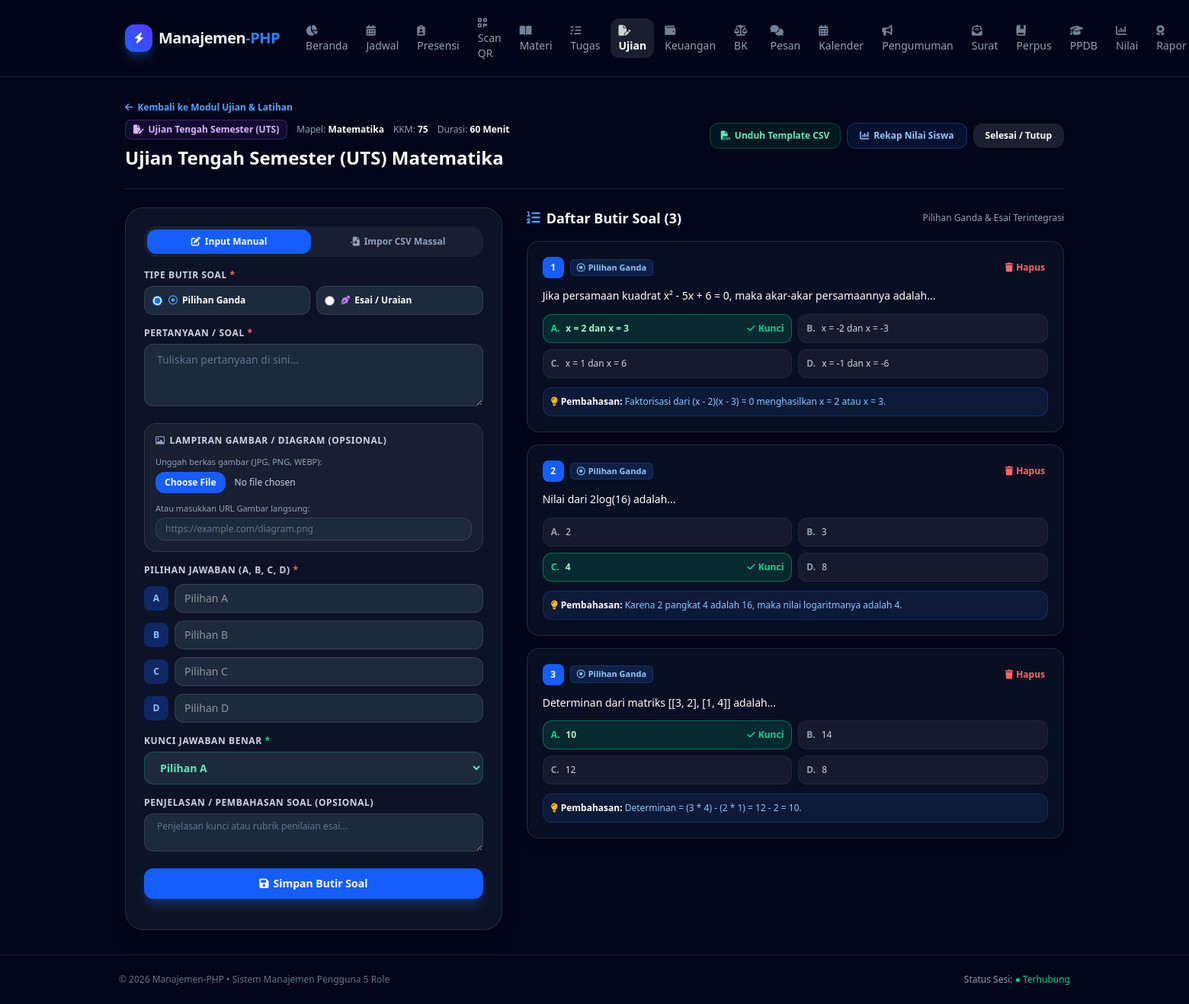
The app's page /dashboard/Modul-ujian/exam_questions.php?id=1 (signed in) with its own data.
### tables this page shows
CREATE TABLE IF NOT EXISTS `exams` (
    `id` INT AUTO_INCREMENT PRIMARY KEY,
    `title` VARCHAR(200) NOT NULL,
    `subject` VARCHAR(100) NOT NULL,
    `category` ENUM('uts', 'ukk', 'ujian_harian', 'latihan_harian', 'latihan_mingguan', 'latihan_bulanan') NOT NULL,
    `type` ENUM('ujian', 'latihan') NOT NULL DEFAULT 'ujian',
    `description` TEXT DEFAULT NULL,
    `duration_minutes` INT DEFAULT 0,
    `passing_grade` INT DEFAULT 75,
    `token` VARCHAR(20) DEFAULT NULL,
    `randomize_questions` TINYINT(1) DEFAULT 0,
    `hide_answers_until_due` TINYINT(1) DEFAULT 0,
    `start_time` DATETIME DEFAULT NULL,
    `due_date` DATETIME NOT NULL,
    `teacher_id` INT NOT NULL,
    `status` ENUM('aktif', 'selesai', 'draft') NOT NULL DEFAULT 'aktif',
    `created_at` TIMESTAMP DEFAULT CURRENT_TIMESTAMP,
    CONSTRAINT `fk_exams_teacher` FOREIGN KEY (`teacher_id`) REFERENCES `users` (`id`) ON DELETE CASCADE
);

CREATE TABLE IF NOT EXISTS `exam_questions` (
    `id` INT AUTO_INCREMENT PRIMARY KEY,
    `exam_id` INT NOT NULL,
    `question_type` ENUM('multiple_choice', 'essay') DEFAULT 'multiple_choice',
    `max_score` DECIMAL(5,2) DEFAULT 10.00,
    `question_text` TEXT NOT NULL,
    `image_url` VARCHAR(255) DEFAULT NULL,
    `option_a` TEXT DEFAULT NULL,
    `option_b` TEXT DEFAULT NULL,
    `option_c` TEXT DEFAULT NULL,
    `option_d` TEXT DEFAULT NULL,
    `correct_answer` VARCHAR(10) DEFAULT NULL,
    `explanation` TEXT DEFAULT NULL,
    CONSTRAINT `fk_questions_exam` FOREIGN KEY (`exam_id`) REFERENCES `exams` (`id`) ON DELETE CASCADE
);

### dashboard/Modul-ujian/exam_questions.php (the view, shortened to what the rows shown need)
<?php
require_once __DIR__ . "/../../config/database.php";
$exam_id = (int) ($_GET['id'] ?? 0);
$exam_sql = "
    SELECT e.*, u.name as teacher_name
    FROM exams e
    JOIN users u ON e.teacher_id = u.id
    WHERE e.id = ?";
$exam_params = [$exam_id];
$stmt_e = $pdo->prepare($exam_sql);
$stmt_e->execute($exam_params);
$exam = $stmt_e->fetch();
$stmt_q = $pdo->prepare("SELECT * FROM exam_questions WHERE exam_id = ? ORDER BY id ASC");
$stmt_q->execute([$exam_id]);
$questions = $stmt_q->fetchAll();
require_once __DIR__ . "/../includes/header.php";
$cat_info = EXAM_CATEGORIES[$exam['category']] ?? ['label' => $exam['category'], 'badge' => 'border-slate-500 bg-slate-500/10 text-slate-300', 'icon' => '<i class="fa-solid fa-file-pen"></i>'];
?>
<div class="space-y-6">
    <div class="flex flex-col sm:flex-row sm:items-center justify-between gap-4 border-b border-white/10 pb-6">
        <div>
            <div class="flex items-center gap-2 mb-2">
                <a href="exams.php" class="inline-flex items-center gap-1.5 text-xs font-semibold text-blue-400 hover:underline">
                </a>
            </div>
            <div class="flex items-center gap-3">
                <span class="inline-flex items-center gap-1.5 rounded-lg border px-2.5 py-1 text-xs font-bold <?= $cat_info['badge'] ?>">
                    <span><?= $cat_info['icon'] ?></span>
                    <span><?= htmlspecialchars($cat_info['label']) ?></span>
                </span>
                <span class="text-xs text-slate-400">Mapel: <strong class="text-white"><?= htmlspecialchars($exam['subject']) ?></strong></span>
                <span class="text-xs text-slate-400">KKM: <strong class="text-white"><?= $exam['passing_grade'] ?></strong></span>
                <span class="text-xs text-slate-400">Durasi: <strong class="text-white"><?= $exam['duration_minutes'] > 0 ? $exam['duration_minutes'] . ' Menit' : '<i class="fa-solid fa-bolt mr-1 text-amber-400"></i>Fleksibel' ?></strong></span>
            </div>
            <h1 class="text-2xl font-extrabold text-white mt-2">
                <?= htmlspecialchars($exam['title']) ?>
            </h1>
        </div>
    </div>
    <div class="grid grid-cols-1 lg:grid-cols-12 gap-8">
        <div class="lg:col-span-7 space-y-4">
            <div class="flex items-center justify-between">
                <h2 class="text-lg font-bold text-white flex items-center gap-2">
                    <i class="fa-solid fa-list-ol text-blue-400"></i> Daftar Butir Soal (<?= count($questions) ?>)
                </h2>
            </div>
            <?php if (empty($questions)): ?>
                <div class="rounded-3xl border border-white/10 bg-slate-900/40 p-10 text-center">
                    <span class="text-3xl block mb-2 text-slate-600"><i class="fa-solid fa-pen-to-square"></i></span>
                    <h3 class="text-base font-bold text-white">Belum Ada Soal</h3>
                    <p class="text-xs text-slate-400 mt-1">Gunakan formulir di sebelah kiri untuk mulai memasukkan soal pilihan ganda atau esai.</p>
                </div>
            <?php else: ?>
                <div class="space-y-4">
                    <?php foreach ($questions as $index => $q): ?>
                        <?php $is_essay = ($q['question_type'] === 'essay'); ?>
                        <div class="rounded-2xl border border-white/10 bg-slate-900/60 p-5 shadow-lg relative group">
                            <div class="flex items-start justify-between gap-4 mb-3">
                                <div class="flex items-center gap-2">
                                    <span class="flex h-7 w-7 items-center justify-center rounded-lg <?= $is_essay ? 'bg-purple-600' : 'bg-blue-600' ?> text-white text-xs font-extrabold">
                                        <?= $index + 1 ?>
                                    </span>
                                    <?php if ($is_essay): ?>
                                        <span class="text-[11px] font-bold text-purple-300 bg-purple-500/20 border border-purple-500/30 px-2 py-0.5 rounded-md">
                                            <i class="fa-solid fa-pen-nib mr-1"></i>Soal Esai (Maks: <?= number_format($q['max_score'], 0) ?> Poin)
                                        </span>
                                    <?php else: ?>
                                        <span class="text-[11px] font-semibold text-blue-300 bg-blue-500/15 border border-blue-500/20 px-2 py-0.5 rounded-md">
                                            <i class="fa-regular fa-circle-dot mr-1"></i>Pilihan Ganda
                                        </span>
                                    <?php endif; ?>
                                </div>
                                <form method="POST" action="exam_questions.php?id=<?= $exam['id'] ?>" class="inline" onsubmit="return confirm('Hapus nomor soal ini?');">
                                    <button type="submit"
                                       class="inline-flex items-center gap-1 text-xs text-red-400 hover:text-red-300 font-semibold p-1 hover:bg-red-500/10 rounded-lg transition cursor-pointer"
                                       title="Hapus Soal">
                                        <i class="fa-solid fa-trash"></i> Hapus
                                    </button>
                                </form>
                            </div>
                            <p class="text-sm font-medium text-white mb-3 leading-relaxed">
                                <?= nl2br(htmlspecialchars($q['question_text'])) ?>
                            </p>
                            <?php if (!$is_essay): ?>
                                <div class="grid grid-cols-1 sm:grid-cols-2 gap-2 text-xs">
                                    <div class="rounded-xl border p-2.5 flex items-center gap-2 <?= $q['correct_answer'] === 'A' ? 'border-emerald-500/50 bg-emerald-500/15 text-emerald-200 font-semibold' : 'border-white/5 bg-white/5 text-slate-300' ?>">
                                        <span class="font-bold <?= $q['correct_answer'] === 'A' ? 'text-emerald-400' : 'text-slate-400' ?>">A.</span>
                                        <span><?= htmlspecialchars($q['option_a'] ?? '') ?></span>
                                        <?php if ($q['correct_answer'] === 'A'): ?><span class="ml-auto text-emerald-400 font-bold"><i class="fa-solid fa-check mr-1"></i>Kunci</span><?php endif; ?>
                                    </div>
                                    <div class="rounded-xl border p-2.5 flex items-center gap-2 <?= $q['correct_answer'] === 'B' ? 'border-emerald-500/50 bg-emerald-500/15 text-emerald-200 font-semibold' : 'border-white/5 bg-white/5 text-slate-300' ?>">
                                        <span class="font-bold <?= $q['correct_answer'] === 'B' ? 'text-emerald-400' : 'text-slate-400' ?>">B.</span>
                                        <span><?= htmlspecialchars($q['option_b'] ?? '') ?></span>
                                    </div>
                                    <div class="rounded-xl border p-2.5 flex items-center gap-2 <?= $q['correct_answer'] === 'C' ? 'border-emerald-500/50 bg-emerald-500/15 text-emerald-200 font-semibold' : 'border-white/5 bg-white/5 text-slate-300' ?>">
                                        <span class="font-bold <?= $q['correct_answer'] === 'C' ? 'text-emerald-400' : 'text-slate-400' ?>">C.</span>
                                        <span><?= htmlspecialchars($q['option_c'] ?? '') ?></span>
                                        <?php if ($q['correct_answer'] === 'C'): ?><span class="ml-auto text-emerald-400 font-bold"><i class="fa-solid fa-check mr-1"></i>Kunci</span><?php endif; ?>
                                    </div>
                                    <div class="rounded-xl border p-2.5 flex items-center gap-2 <?= $q['correct_answer'] === 'D' ? 'border-emerald-500/50 bg-emerald-500/15 text-emerald-200 font-semibold' : 'border-white/5 bg-white/5 text-slate-300' ?>">
                                        <span class="font-bold <?= $q['correct_answer'] === 'D' ? 'text-emerald-400' : 'text-slate-400' ?>">D.</span>
                                        <span><?= htmlspecialchars($q['option_d'] ?? '') ?></span>
                                    </div>
                                </div>
                            <?php endif; ?>
                            <?php if (!$is_essay && !empty($q['explanation'])): ?>
                                <div class="mt-3 rounded-xl border border-blue-500/20 bg-blue-500/10 p-2.5 text-xs text-blue-300">
                                    <strong class="text-white font-semibold"><i class="fa-solid fa-lightbulb text-amber-400 mr-1"></i>Pembahasan:</strong> <?= htmlspecialchars($q['explanation']) ?>
                                </div>
                            <?php endif; ?>
                        </div>
                    <?php endforeach; ?>
                </div>
            <?php endif; ?>
        </div>
    </div>
</div>
<?php require_once __DIR__ . "/../includes/footer.php"; ?>

### records on screen
exams: category "Ujian Tengah Semester (UTS)", subject "Matematika", passing_grade "75", duration_minutes "60", title "Ujian Tengah Semester (UTS) Matematika"
exam_questions: question_type "multiple_choice" (drawn), question_text "Jika persamaan kuadrat x² - 5x + 6 = 0, maka akar-akar persamaannya adalah...", option_a "x = 2 dan x = 3", correct_answer "Kunci", option_b "x = -2 dan x = -3", option_c "x = 1 dan x = 6", option_d "x = -1 dan x = -6", explanation "Faktorisasi dari (x - 2)(x - 3) = 0 menghasilkan x = 2 atau x = 3."
exam_questions: question_type "multiple_choice" (drawn), question_text "Nilai dari 2log(16) adalah...", option_a "2", option_b "3", option_c "4", correct_answer "Kunci", option_d "8", explanation "Karena 2 pangkat 4 adalah 16, maka nilai logaritmanya adalah 4."
exam_questions: question_type "multiple_choice" (drawn), question_text "Determinan dari matriks [[3, 2], [1, 4]] adalah...", option_a "10", correct_answer "Kunci", option_b "14", option_c "12", option_d "8", explanation "Determinan = (3 * 4) - (2 * 1) = 12 - 2 = 10."

### other values on screen
count($questions) "3"
